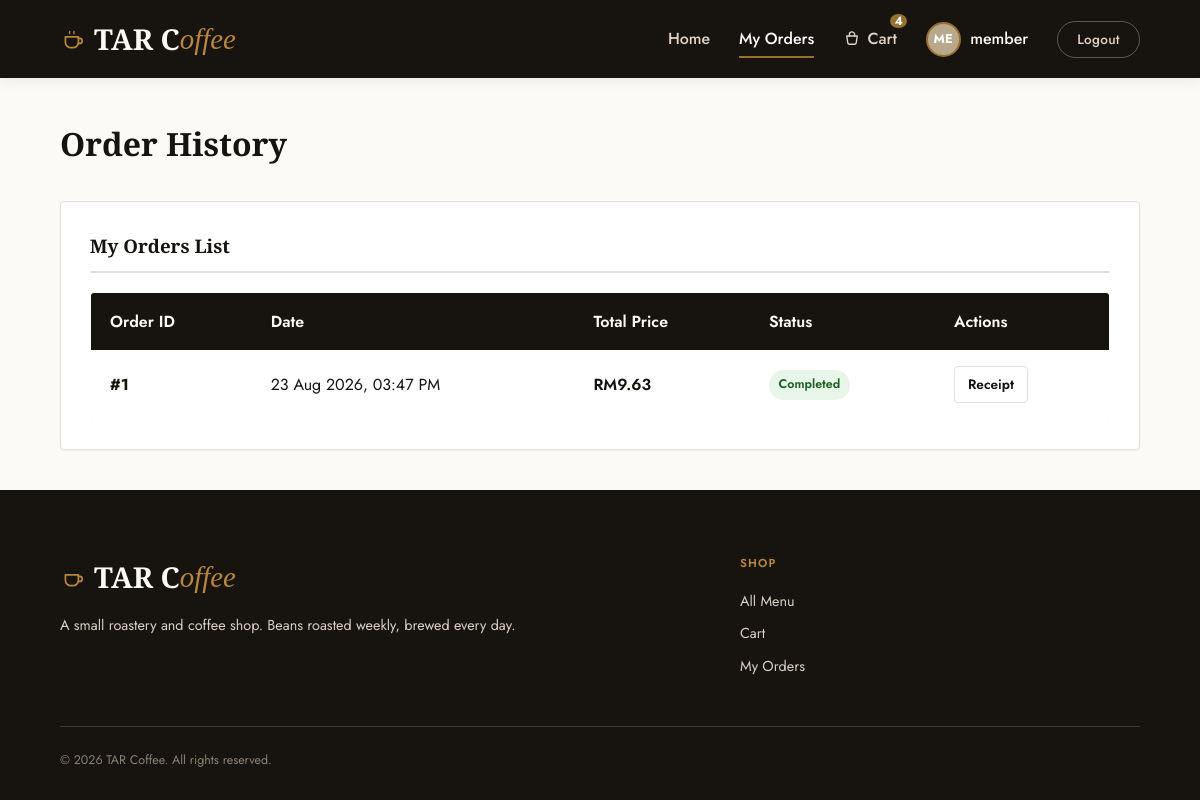
Page /orders.php (signed in) on the earlier database version.
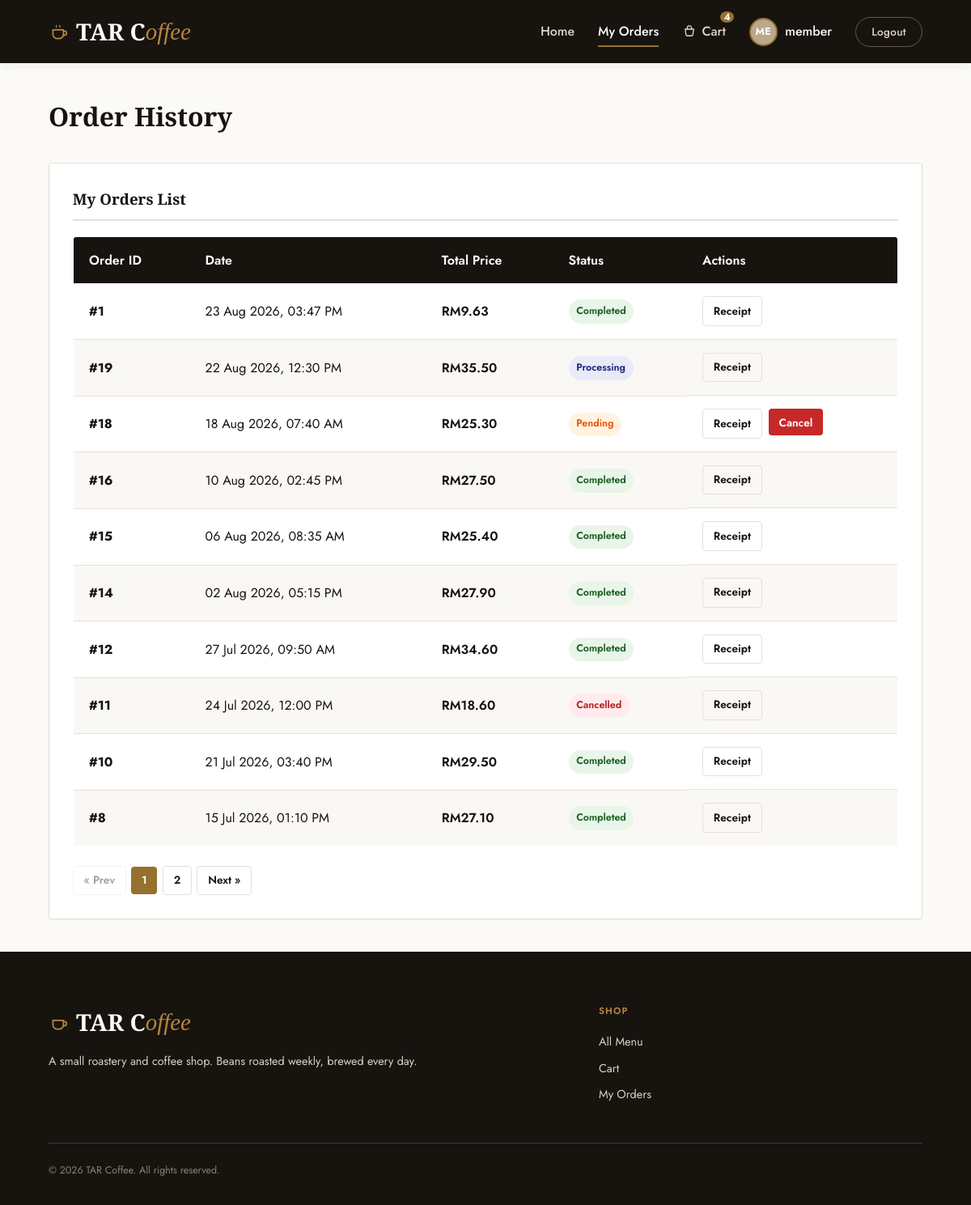
Same page on the later database version.
### tables this page shows
CREATE TABLE `users` (
  `id` INT AUTO_INCREMENT PRIMARY KEY,
  `username` VARCHAR(50) NOT NULL UNIQUE,
  `email` VARCHAR(100) NOT NULL UNIQUE,
  `password` VARCHAR(255) NOT NULL,
  `full_name` VARCHAR(100) NOT NULL,
  `phone` VARCHAR(20) DEFAULT NULL,
  `photo` VARCHAR(255) DEFAULT 'default_user.png',
  `role` ENUM('super_admin', 'admin', 'member') DEFAULT 'member',
  `status` ENUM('active', 'blocked') DEFAULT 'active',
  `failed_attempts` INT UNSIGNED NOT NULL DEFAULT 0,
  `locked_until` DATETIME DEFAULT NULL,
  `created_at` TIMESTAMP DEFAULT CURRENT_TIMESTAMP,
  INDEX `idx_users_status` (`status`)
);

CREATE TABLE `orders` (
  `id` INT AUTO_INCREMENT PRIMARY KEY,
  `user_id` INT DEFAULT NULL,
  `voucher_id` INT DEFAULT NULL,
  `customer_name` VARCHAR(100) NOT NULL,
  `customer_phone` VARCHAR(20) NOT NULL,
  `fulfillment_type` ENUM('pickup', 'delivery') NOT NULL DEFAULT 'delivery',
  `shipping_address` TEXT DEFAULT NULL, 
  `discount_amount` DECIMAL(10, 2) NOT NULL DEFAULT 0.00,
  `total_price` DECIMAL(10, 2) NOT NULL,
  `status` ENUM('Pending', 'Processing', 'Completed', 'Cancelled') DEFAULT 'Pending',
  `order_date` TIMESTAMP DEFAULT CURRENT_TIMESTAMP,
  FOREIGN KEY (`user_id`) REFERENCES `users` (`id`) ON DELETE SET NULL,
  FOREIGN KEY (`voucher_id`) REFERENCES `vouchers` (`id`) ON DELETE SET NULL,
  INDEX `idx_orders_status` (`status`),
  INDEX `idx_orders_fulfillment` (`fulfillment_type`), 
  INDEX `idx_orders_date` (`order_date`)
);

### includes/auth.php (called while the page is built, shortened)
<?php
function is_logged_in() {
    return isset($_SESSION['user_id']);
}
function is_admin() {
    return is_logged_in() && in_array($_SESSION['user_role'] ?? '', ['admin', 'super_admin'], true);
}
function is_member() {
    return is_logged_in() && isset($_SESSION['user_role']) && $_SESSION['user_role'] === 'member';
}
function get_logged_in_user($pdo) {
    $stmt = $pdo->prepare("SELECT * FROM users WHERE id = ?");
    $stmt->execute([$_SESSION['user_id']]);
    $user = $stmt->fetch();
    return $user;
}
?>

### orders.php (the view, shortened to what this page needs)
<?php
require_once __DIR__ . '/includes/header.php';
$user_id = $_SESSION['user_id'];
$per_page = 10;
$pg = paginate_query($pdo, "SELECT COUNT(*) FROM orders WHERE user_id = ?", [$user_id], $per_page);
$stmt = $pdo->prepare("SELECT * FROM orders WHERE user_id = ? ORDER BY order_date DESC LIMIT " . (int) $pg['per_page'] . " OFFSET " . (int) $pg['offset']);
$stmt->execute([$user_id]);
$orders = $stmt->fetchAll();
$expand_order_id = isset($_GET['detail_id']) ? intval($_GET['detail_id']) : 0;
$expand_order = null;
?>
<h1 class="page-title">Order History</h1>
<?php if (empty($orders)): ?>
    <div class="alert alert-info" style="text-align: center; padding: 3rem;">
        <p style="font-size: 1.1rem; margin-bottom: 1rem;">You have not placed any orders yet.</p>
        <a href="index.php" class="btn btn-accent">Order Your First Coffee</a>
    </div>
<?php else: ?>
    <div class="list-detail-columns" style="grid-template-columns: <?= ($expand_order) ? '1.5fr 1fr' : '1fr' ?>;">
        <section class="admin-panel">
            <h3>My Orders List</h3>
            <div class="table-responsive">
                <table class="table">
                    <thead>
                        <tr>
                            <th>Order ID</th>
                            <th>Date</th>
                            <th>Total Price</th>
                            <th>Status</th>
                            <th>Actions</th>
                        </tr>
                    </thead>
                    <tbody>
                        <?php foreach ($orders as $ord): ?>
                            <tr class="<?= ($expand_order_id === $ord['id']) ? 'active-row' : '' ?>" style="<?= ($expand_order_id === $ord['id']) ? 'background-color: #FAF6F0;' : '' ?>">
                                <td><strong>#<?= $ord['id'] ?></strong></td>
                                <td><?= date('d M Y, h:i A', strtotime($ord['order_date'])) ?></td>
                                <td style="font-weight: 600; color: var(--primary-dark);">RM<?= number_format($ord['total_price'], 2) ?></td>
                                <td>
                                    <span class="badge badge-<?= strtolower($ord['status']) ?>">
                                        <?= htmlspecialchars($ord['status']) ?>
                                    </span>
                                </td>
                                <td style="display: flex; gap: 0.5rem;">
                                    <a href="orders.php?detail_id=<?= $ord['id'] ?>" class="btn btn-secondary btn-sm">Receipt</a>
                                    <?php if ($ord['status'] === 'Pending'): ?>
                                        <form action="orders.php" method="POST" style="margin: 0;">
                                            <button type="submit" class="btn btn-danger btn-sm confirm-action" data-confirm-message="Are you sure you want to cancel order #<?= $ord['id'] ?>? This will refund items back into stock immediately.">Cancel</button>
                                        </form>
                                    <?php endif; ?>
                                </td>
                            </tr>
                        <?php endforeach; ?>
                    </tbody>
                </table>
            </div>
            <?= render_pagination($pg, 'orders.php', []) ?>
        </section>
    </div>
<?php endif; ?>
<?php
require_once __DIR__ . '/includes/footer.php';
?>

### includes/header.php (shortened to what this page needs)
<?php
$is_admin_dir = (strpos($_SERVER['SCRIPT_NAME'], '/admin/') !== false);
$base_path = $is_admin_dir ? '../' : './';
$current_page = basename($_SERVER['SCRIPT_NAME']);
function nav_active(string $page, bool $in_admin_dir, string $current_page, bool $is_admin_dir): string {
    return ($in_admin_dir === $is_admin_dir && $current_page === $page) ? ' active' : '';
}
$has_hero = ($current_page === 'index.php' && !$is_admin_dir);
require_once __DIR__ . '/db.php';
require_once __DIR__ . '/auth.php';
require_once __DIR__ . '/html_helpers.php';
$current_user = null;
if (is_logged_in()) {
    $current_user = get_logged_in_user($pdo);
}
$cart_count = 0;
if (is_logged_in() && is_member() && isset($pdo)) {
    $stmt = $pdo->prepare("SELECT SUM(quantity) as total_qty FROM cart WHERE user_id = ?");
    $stmt->execute([$_SESSION['user_id']]);
    $cart_result = $stmt->fetch();
    $cart_count = intval($cart_result['total_qty'] ?? 0);
}
?>
<!DOCTYPE html>
<html lang="en">
<head>
    <link rel="stylesheet" href="<?= $base_path ?>assets/css/style.css?v=<?= @filemtime(__DIR__ . '/../assets/css/style.css') ?>">
</head>
<body>
<header id="site-header" class="<?= $has_hero ? 'nav-transparent' : '' ?>">
    <div class="nav-container">
        <div class="logo">
            <a href="<?= $base_path ?>index.php">
                <svg viewBox="0 0 24 24" fill="none" stroke="currentColor" stroke-width="1.6" stroke-linecap="round" stroke-linejoin="round"><path d="M6 10h11v5a5 5 0 0 1-5 5H10a5 5 0 0 1-5-5v-5z"/><path d="M17 11.5h1.2a2.3 2.3 0 0 1 0 4.6H17"/><path d="M9 5c-.5.8-.5 1.3 0 2.1M13 5c-.5.8-.5 1.3 0 2.1" stroke-width="1.2"/></svg>
                TAR C<em>offee</em>
            </a>
        </div>
        <nav>
            <ul class="nav-menu">
                <li class="nav-item"><a href="<?= $base_path ?>index.php" class="<?= trim(nav_active('index.php', false, $current_page, $is_admin_dir)) ?>">Home</a></li>
                <?php if (is_admin()): ?>
                    <li class="nav-item"><a href="<?= $base_path ?>admin/index.php" class="<?= trim(nav_active('index.php', true, $current_page, $is_admin_dir)) ?>">Dashboard</a></li>
                    <li class="nav-item"><a href="<?= $base_path ?>admin/categories.php" class="<?= trim(nav_active('categories.php', true, $current_page, $is_admin_dir)) ?>">Categories</a></li>
                    <li class="nav-item"><a href="<?= $base_path ?>admin/products.php" class="<?= trim(nav_active('products.php', true, $current_page, $is_admin_dir)) ?>">Products</a></li>
                    <li class="nav-item"><a href="<?= $base_path ?>admin/option_templates.php" class="<?= trim(nav_active('option_templates.php', true, $current_page, $is_admin_dir)) ?>">Option Templates</a></li>
                    <li class="nav-item"><a href="<?= $base_path ?>admin/vouchers.php" class="<?= trim(nav_active('vouchers.php', true, $current_page, $is_admin_dir)) ?>">Vouchers</a></li>
                    <li class="nav-item"><a href="<?= $base_path ?>admin/users.php" class="<?= trim(nav_active('users.php', true, $current_page, $is_admin_dir)) ?>">Users</a></li>
                    <li class="nav-item"><a href="<?= $base_path ?>admin/orders.php" class="<?= trim(nav_active('orders.php', true, $current_page, $is_admin_dir)) ?>">Orders</a></li>
                    <li class="nav-item"><a href="<?= $base_path ?>admin/reports.php" class="<?= trim(nav_active('reports.php', true, $current_page, $is_admin_dir)) ?>">Reports</a></li>
                <?php elseif (is_member()): ?>
                    <li class="nav-item"><a href="<?= $base_path ?>orders.php" class="<?= trim(nav_active('orders.php', false, $current_page, $is_admin_dir)) ?>">My Orders</a></li>
                    <li class="nav-item">
                        <a href="<?= $base_path ?>cart.php" class="cart-link<?= nav_active('cart.php', false, $current_page, $is_admin_dir) ?>">
                            <svg viewBox="0 0 24 24" fill="none" stroke="currentColor" stroke-width="1.8" stroke-linecap="round" stroke-linejoin="round"><path d="M5 8h14l-1.4 9.2a2 2 0 0 1-2 1.8H8.4a2 2 0 0 1-2-1.8L5 8z"/><path d="M8.5 8V6a3.5 3.5 0 0 1 7 0v2"/></svg>
                            Cart
                            <?php if ($cart_count > 0): ?>
                                <span class="cart-count"><?= $cart_count ?></span>
                            <?php endif; ?>
                        </a>
                    </li>
                <?php endif; ?>
                <?php if (is_logged_in() && $current_user): ?>
                    <li class="nav-profile">
                        <?php
                        $avatar = !empty($current_user['photo']) ? $base_path . 'uploads/profiles/' . $current_user['photo'] : '';
                        if (!empty($current_user['photo']) && file_exists(__DIR__ . '/../uploads/profiles/' . $current_user['photo'])):
                        ?>
                            <img src="<?= $avatar ?>" class="nav-avatar" alt="Avatar">
                        <?php else: ?>
                            <div class="nav-avatar" style="background-color: var(--primary-light); color: white; display: flex; align-items: center; justify-content: center; font-size: 0.8rem; font-weight: 700; text-transform: uppercase;">
                                <?= substr($current_user['username'], 0, 2) ?>
                            </div>
                        <?php endif; ?>
                        <a href="<?= $base_path ?>profile.php" style="color: var(--bg-cream); font-weight: 500;">
                            <?= htmlspecialchars($current_user['username']) ?>
                        </a>
                    </li>
                    <li class="nav-item"><a href="<?= $base_path ?>logout.php" class="nav-btn nav-btn-ghost">Logout</a></li>
                <?php else: ?>
                    <li class="nav-item"><a href="<?= $base_path ?>login.php">Login</a></li>
                    <li class="nav-item"><a href="<?= $base_path ?>register.php" class="nav-btn">Register</a></li>
                <?php endif; ?>
            </ul>
        </nav>
    </div>
</header>
<main>

### includes/footer.php (shortened to what this page needs)
</main>
<footer>
    <div class="footer-inner">
        <div>
            <div class="logo">
                <a href="<?= $base_path ?>index.php">
                    <svg viewBox="0 0 24 24" fill="none" stroke="currentColor" stroke-width="1.6" stroke-linecap="round" stroke-linejoin="round" width="22" height="22"><path d="M6 10h11v5a5 5 0 0 1-5 5H10a5 5 0 0 1-5-5v-5z"/><path d="M17 11.5h1.2a2.3 2.3 0 0 1 0 4.6H17"/></svg>
                    TAR C<em>offee</em>
                </a>
            </div>
            <p>A small roastery and coffee shop. Beans roasted weekly, brewed every day.</p>
        </div>
        <div>
            <h4>Shop</h4>
            <ul class="footer-links">
                <li><a href="<?= $base_path ?>index.php">All Menu</a></li>
                <li><a href="<?= $base_path ?>cart.php">Cart</a></li>
                <?php if (is_logged_in()): ?>
                    <li><a href="<?= $base_path ?>orders.php">My Orders</a></li>
                <?php endif; ?>
            </ul>
        </div>
    </div>
    <div class="footer-base">
        <span>&copy; <?= date('Y') ?> TAR Coffee. All rights reserved.</span>
    </div>
</footer>
</body>
</html>

### includes/html_helpers.php (shortened to what this page needs)
<?php
function paginate_current_page() {
    $page = filter_input(INPUT_GET, 'page', FILTER_VALIDATE_INT);
    if ($page === false || $page === null || $page < 1) {
        return 1;
    }
    return $page;
}
function paginate_query($pdo, $count_sql, $params, $per_page) {
    $stmt = $pdo->prepare($count_sql);
    $stmt->execute($params);
    $total_rows = (int) $stmt->fetchColumn();
    $total_pages = max(1, (int) ceil($total_rows / $per_page));
    $page = min(paginate_current_page(), $total_pages);
    $offset = ($page - 1) * $per_page;
    return [
        'page' => $page,
        'per_page' => $per_page,
        'offset' => $offset,
        'total_rows' => $total_rows,
        'total_pages' => $total_pages,
    ];
}
function render_pagination($pg, $base_url, $query_params = []) {
    if ($pg['total_pages'] <= 1) {
        return '';
    }
    $page = $pg['page'];
    $total = $pg['total_pages'];
    $link = function ($p) use ($base_url, $query_params) {
        $qp = $query_params;
        $qp['page'] = $p;
        return htmlspecialchars($base_url . '?' . http_build_query($qp));
    };
    $html = '<nav class="pagination" aria-label="Pagination">';
    $html .= $page > 1
        ? '<a href="' . $link($page - 1) . '" class="btn btn-secondary btn-sm">&laquo; Prev</a>'
        : '<span class="btn btn-secondary btn-sm disabled">&laquo; Prev</span>';
    $window = 2;
    $start = max(1, $page - $window);
    $end = min($total, $page + $window);
    for ($p = $start; $p <= $end; $p++) {
        $cls = $p === $page ? 'btn btn-sm btn-accent' : 'btn btn-sm btn-secondary';
        $html .= '<a href="' . $link($p) . '" class="' . $cls . '">' . $p . '</a>';
    }
    $html .= $page < $total
        ? '<a href="' . $link($page + 1) . '" class="btn btn-secondary btn-sm">Next &raquo;</a>'
        : '<span class="btn btn-secondary btn-sm disabled">Next &raquo;</span>';
    $html .= '</nav>';
    return $html;
}
?>

Differences in the rows shown:
added orders: id "19", order_date "22 Aug 2026, 12:30 PM", total_price "35.50", status "Processing"
added orders: id "18", order_date "18 Aug 2026, 07:40 AM", total_price "25.30", status "Pending"
added orders: id "16", order_date "10 Aug 2026, 02:45 PM", total_price "27.50", status "Completed"
added orders: id "15", order_date "06 Aug 2026, 08:35 AM", total_price "25.40", status "Completed"
added orders: id "14", order_date "02 Aug 2026, 05:15 PM", total_price "27.90", status "Completed"
added orders: id "12", order_date "27 Jul 2026, 09:50 AM", total_price "34.60", status "Completed"
added orders: id "11", order_date "24 Jul 2026, 12:00 PM", total_price "18.60", status "Cancelled"
added orders: id "10", order_date "21 Jul 2026, 03:40 PM", total_price "29.50", status "Completed"
added orders: id "8", order_date "15 Jul 2026, 01:10 PM", total_price "27.10", status "Completed"
Other differences:
text now shown: "« Prev Next »"
new list line: "2"
